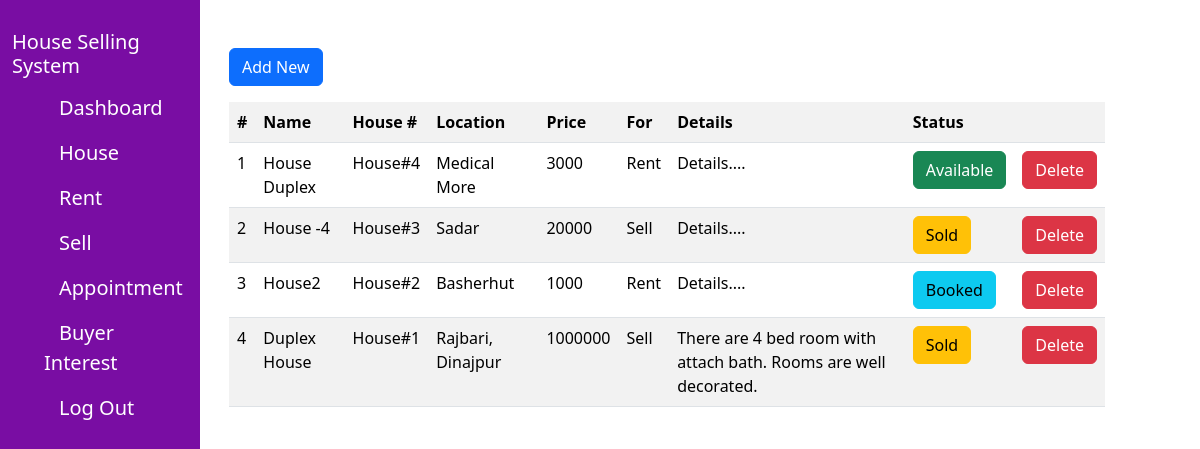
/View/house.php, run on the app's committed database.
### tables this page shows
CREATE TABLE `house` (
  `id` int(11) NOT NULL,
  `name` varchar(255) NOT NULL,
  `location` varchar(255) NOT NULL,
  `price` int(25) NOT NULL,
  `details` varchar(255) NOT NULL,
  `type` varchar(11) NOT NULL,
  `status` int(11) NOT NULL DEFAULT 0
);

### Model/houseModel.php (called while the page is built, shortened)
<?php
    include('db.php');
    $sql="SELECT * FROM house ORDER BY id DESC";
    $query = mysqli_query($conn,$sql);
    $result = mysqli_num_rows($query);
    $count =0;
?>

### View/house.php (the view, shortened to what this page needs)
<!DOCTYPE html>
<html lang="en">
<head>
    <link href="https://cdn.jsdelivr.net/npm/bootstrap@5.3.2/dist/css/bootstrap.min.css" rel="stylesheet">
    <link rel="stylesheet" href="../style.css">
</head>
<body>
    <div class="container-fluid">
       <div class="row">
        <div class="col-lg-2 left-part">
            <div class="left-part-content">
                <?php include('menu.php');?>
            </div>
        </div>
        <div class="col-lg-1"></div>
        <div class="col-lg-9 right-part">
            <a href="add-house.php" class="btn btn-primary">Add New </a>
            <table class="table table-striped mt-3">
            <?php include('../Model/houseModel.php');
                if($result>0){
                ?>
                <tr>
                    <th>#</th>
                    <th>Name</th>
                    <th>House #</th>
                    <th>Location</th>
                    <th>Price</th>
                    <th>For</th>
                    <th>Details</th>
                    <th>Status</th>
                    <th> </th>
                </tr>
                <?php while($row= mysqli_fetch_assoc($query)){ $count++;?>
                    <tr>
                        <td><?php echo $count;?></td>
                        <td><?php echo $row['name'];?></td>
                        <td>House#<?php echo $row['id'];?></td>
                        <td><?php echo $row['location'];?></td>
                        <td><?php echo $row['price'];?></td>
                        <td><?php echo $row['type'];?></td>
                        <td><?php echo $row['details'];?></td>
                        <td>
                            <?php if($row['status']==0){?>
                                <span class='btn btn-success'>Available</span>
                            <?php }else if($row['status']==1){?>
                                <span class='btn btn-info'>Booked</span>
                            <?php }else if($row['status']==2){?>
                                <span class='btn btn-warning'>Sold</span>
                            <?php }?>
                        </td>
                        <td>
                            <a href="#" data-id="<?php echo $row['id'];?>" class="btn btn-danger dlt-btn">Delete</a>
                        </td>
                    </tr>
                <?php } }else{echo "No House Available";}?>
            </table>
        </div>
       </div>
    </div>
</body>
</html>

### style.css (style rules this page uses)
* { margin: 0; }
.left-part { background: #790da3; height: 100%; position: fixed; color: white; padding-top: 30px; }
.right-part { margin-left: 117px; margin-top: 48px; }

### data on the page
house: name "House Duplex", id "4", location "Medical More", price "3000", type "Rent", details "Details....", status "Available"
house: name "House -4", id "3", location "Sadar", price "20000", type "Sell", details "Details....", status "Sold"
house: name "House2", id "2", location "Basherhut", price "1000", type "Rent", details "Details....", status "Booked"
house: name "Duplex House", id "1", location "Rajbari, Dinajpur", price "1000000", type "Sell", details "There are 4 bed room with attach bath. Rooms are well decorated.", status "Sold"
